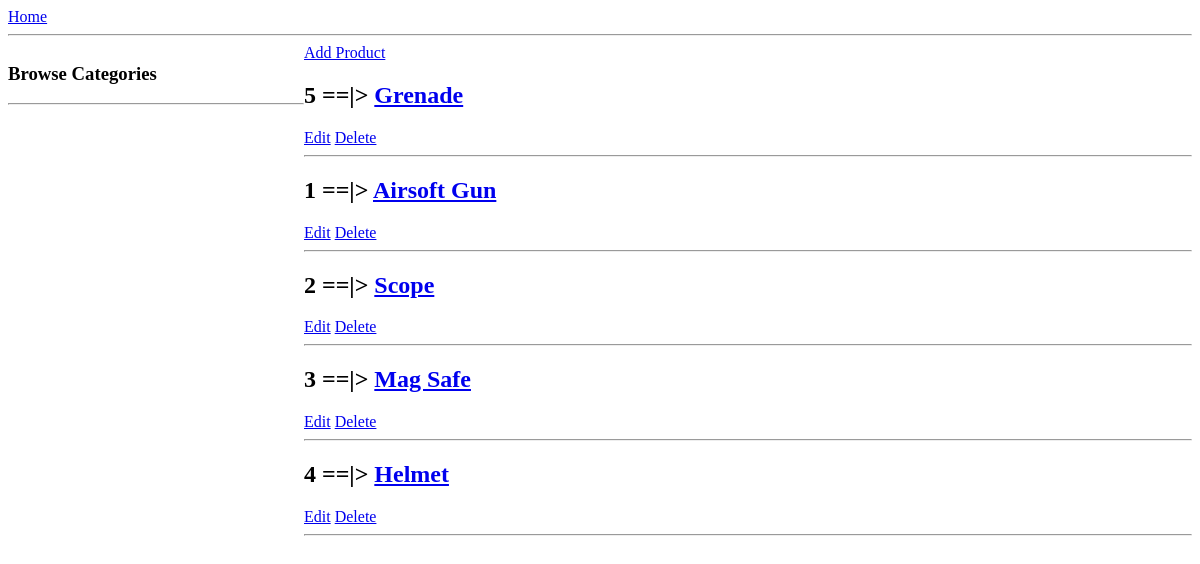
The app's page /, older data.
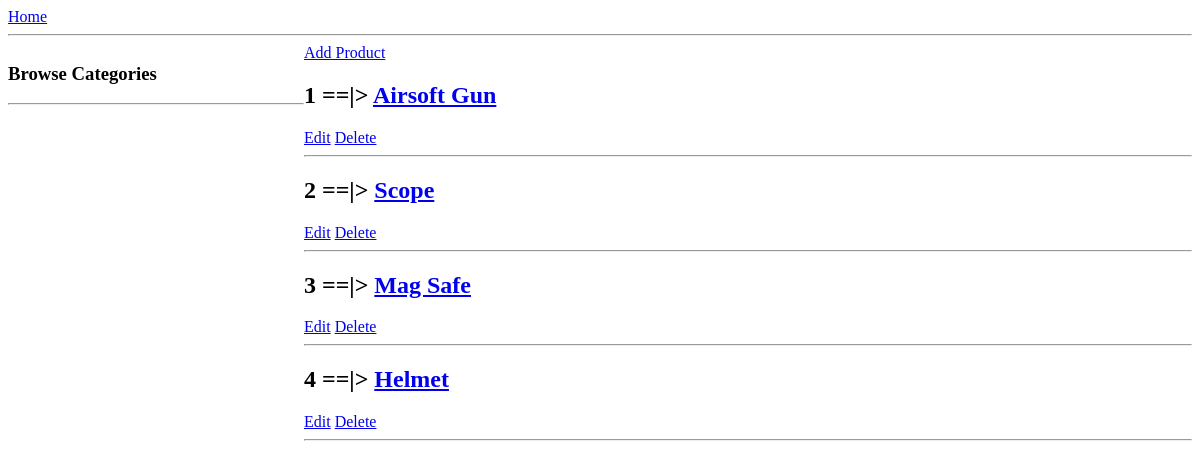
The same page, newer data.
### base/models.py (models this page shows, shortened)
class Product(models.Model):
    user = models.ForeignKey(User, on_delete = models.CASCADE, null = True)
    name = models.CharField(max_length=200)
    productDescription = models.TextField(null=True, blank=True)
    createdDate = models.DateTimeField(auto_now_add=True)
    updatedDate = models.DateTimeField(auto_now=True)
    price = models.IntegerField(null = True)
    class Meta:
        ordering = ['-updatedDate', '-createdDate']

### base/views.py (the view)
# urls.py: path('', views.home, name="home"),
def home(request):
    products = Product.objects.all()
    return render(request, 'base/home.html', {'products' : products})

### base/templates/base/home.html (shortened to what this page needs)
{% extends 'main.html' %}
{% block content %}
<div class="homeContainer">
    <div class="navigation">
        <h3>Browse Categories</h3>
        <hr>
    </div>
    <div class="mainPage">
        <a href="{% url 'addProduct' %}">Add Product</a>
        <div class="Products">
            {% for product in products %}
            <div class="product">
                <h2> {{product.id}} ==|> <a href="{% url 'product' product.id %}"> {{product.name}} </a> </h2>
                <a href="{% url 'updateProduct' product.id %}">Edit</a>
                <a href="{% url 'deleteProduct' product.id %}">Delete</a>
            </div>
            <hr>
            {% endfor %}
        </div>
    </div>
</div>
{% endblock content %}

Row changes from the older to the newer data that the page shows:
removed Product: id "5", name "Grenade"
